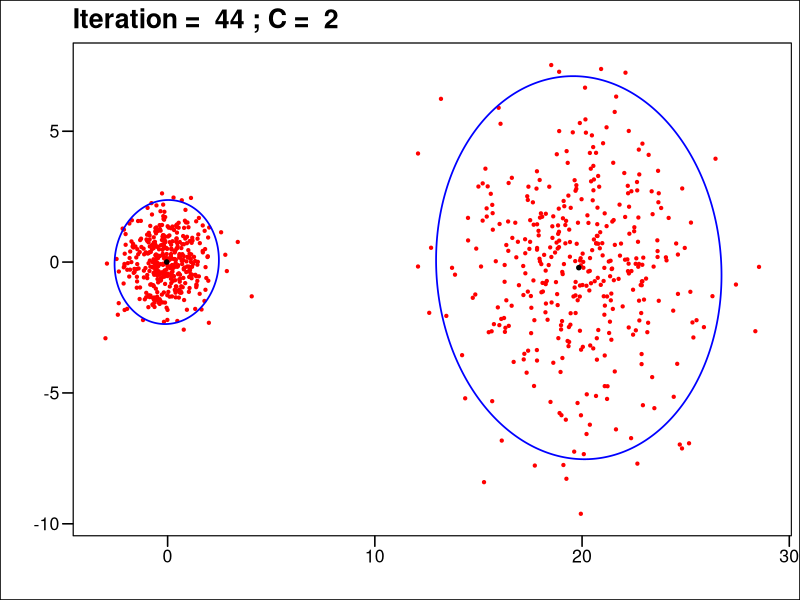
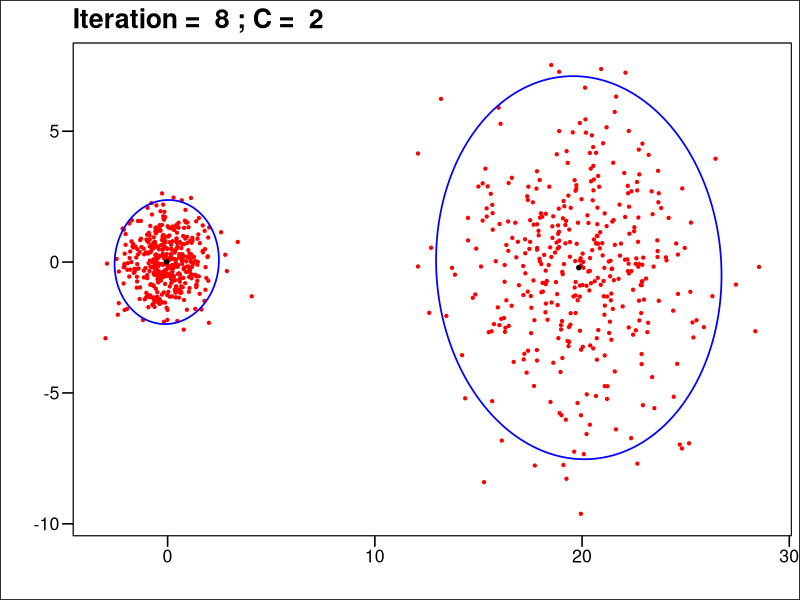
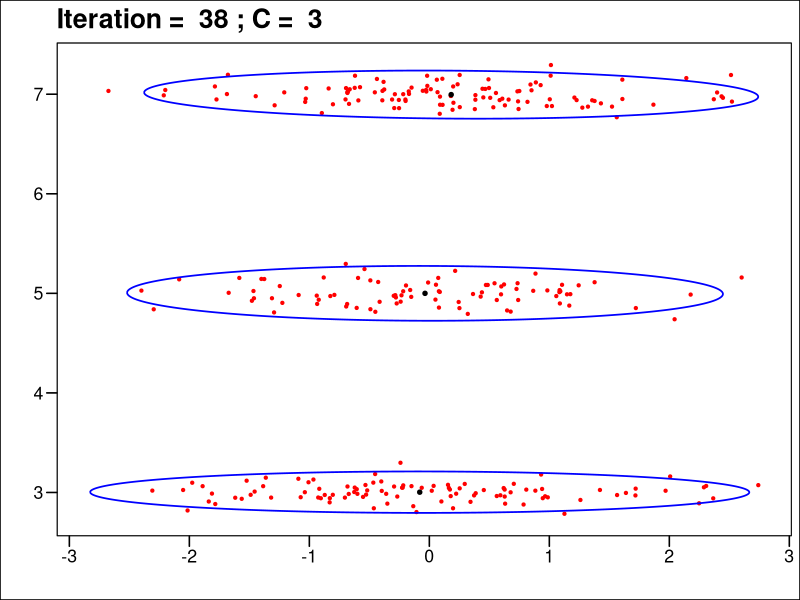
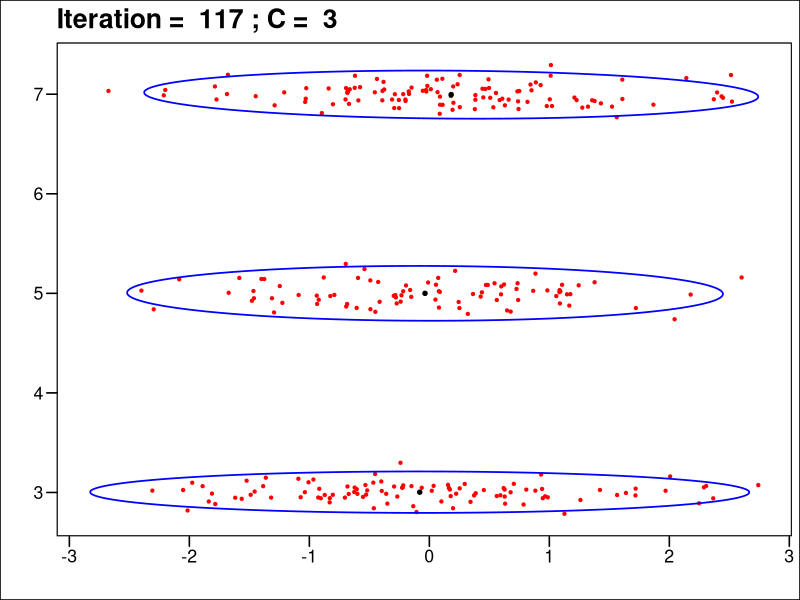
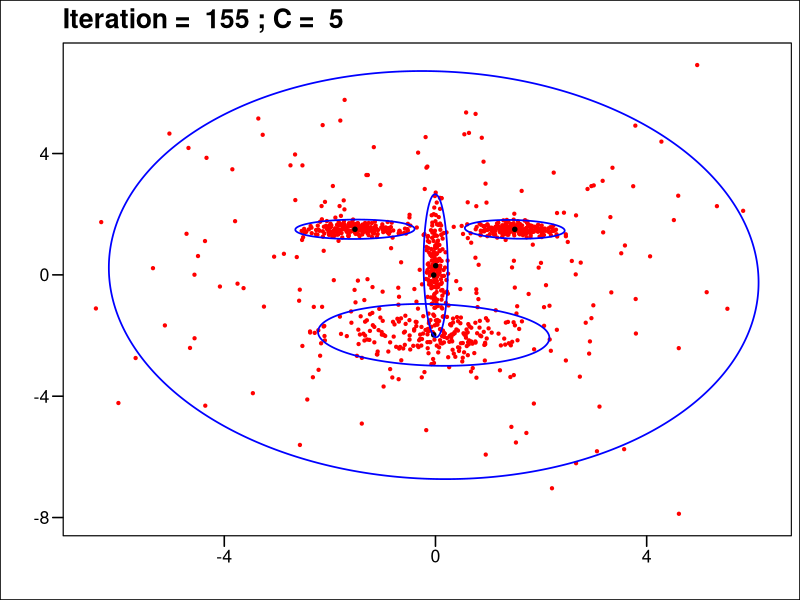
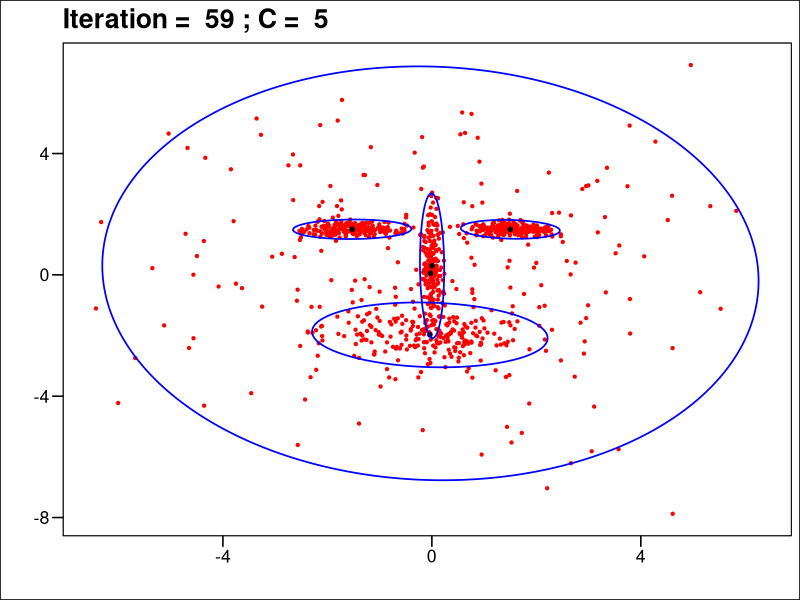
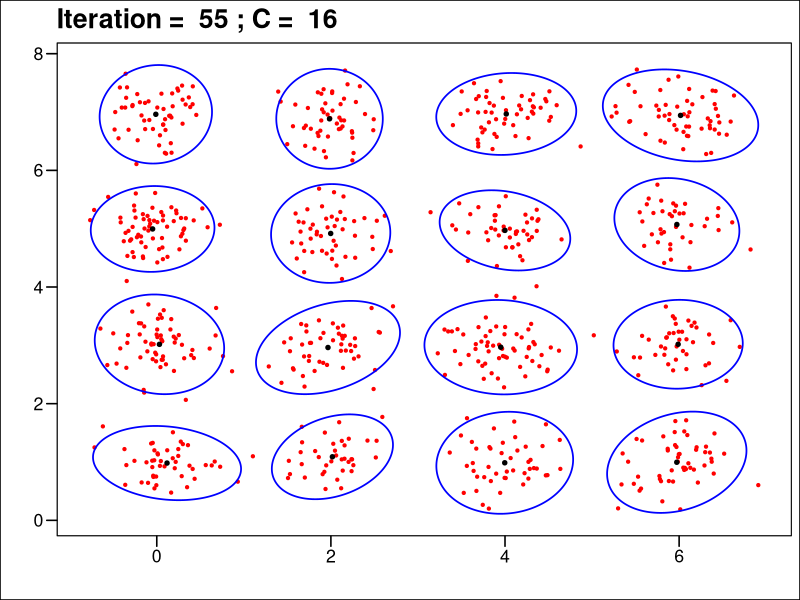
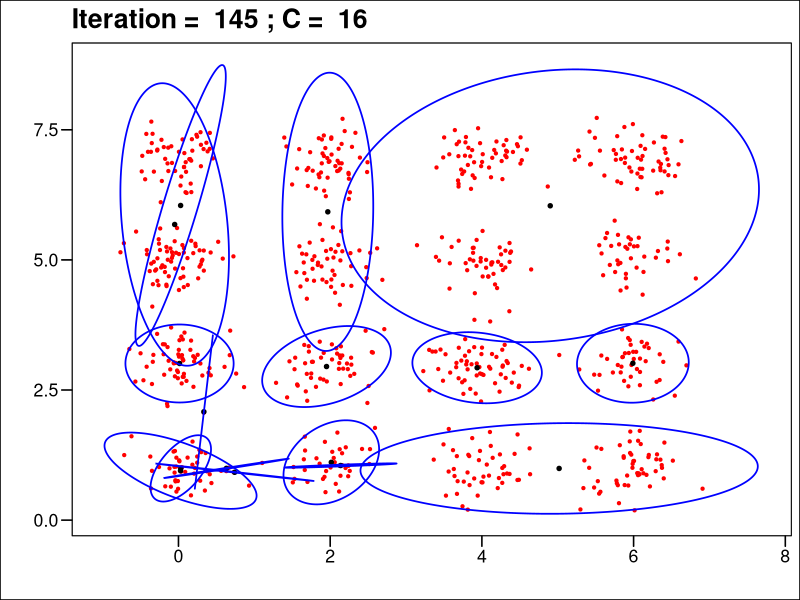

Here is the R script that generated these plots, in order:
## ---- chunk 1
# Package
library(mvtnorm)
library(Matrix)
library(ggplot2)
library(ggthemes)
## ---- chunk 2
estep <- function(X, p, mu, sigma) {
  N <- nrow(X)  # Number of samples
  K <- length(p)  # Number of components
  Z <- matrix(0,nrow=N,ncol=K) # Initiate Z
  for (k in 1:K) {
    Z[, k] <- p[k] * dmvnorm(X, mean = mu[k, ], sigma = as.matrix(sigma[[k]]))
  }
  row_sums <- rowSums(Z)
  Z <- Z / row_sums
  Z
}
## ---- chunk 3
Robust_EM<-function(X, tol = 1e-4){
  
  # Step 1 - Initiate beta, c, p, mu
  n<-nrow(X)  # Number of samples
  P<-ncol(X) # Number of variables
  beta<-1
  c<-n # Number of clusters
  p<-rep(1/n,n)
  mu<-X # each row of X will be a mu
  
  # Step 2 - Initiate Sigma
  dist_matrix<-matrix(0,nrow=n,ncol=n)
  for (k in 1:n) {
    for (i in 1:n) {
      dist_matrix[k,i]<-sqrt(sum((X[i,]-mu[k,])^2))
    }
  }
  dist_matrix<-t(apply(dist_matrix,1,sort))
  dist_matrix<-dist_matrix[,2:n]
  Q<-min(dist_matrix)*diag(x=1,nrow=P)
  gamma<-0.0001
  sigma <- lapply(1:n, function(i) (1-gamma)*dist_matrix[i,ceiling(sqrt(c))]*diag(x=1,nrow=P)+gamma*Q)
  
  # Step 3 - Compute Z
  Z <- matrix(0,nrow=n,ncol=n)
  Z <- estep(X, p, mu, sigma)
  iteration <- 1
  
  # Step 4 - Compute mu
  for (k in 1:n) {
      mu[k,] <- colSums(Z[, k] * X) / sum(Z[, k])
  }
  
  # Start iteration
  for (i in 1:1000) {
    
    # Step 5 - Update p
    options(digits = 22)
    p_prev <- p
    p_em <- colMeans(Z)
    E <- sum(p * log(p))
    p <- p_em  + beta * p * (log(p) - E)
    
    # Step 6 - Compute beta
    eta <- min(1, 0.5^floor(P/2-1))
    beta <- min(sum(exp(-eta*n*abs(p-p_prev)))/c, (1-max(p_em))/(-max(p_prev)*E))
    
    # Step 7 - Update cluster - Update c and adjust p, Z, mu
    index <- which(p>1/n) # Discard cluster with p<=1/n
    c <- length(index)
    p <- p[index]
    p <- p/sum(p)
    Z <- Z[,index]
    Z <- Z/rowMeans(Z)
    mu<-mu[index,]
    mu_prev <- mu
    if(iteration>=60){
      if((c-n)==0){
        beta<-0
      }
    }
    
    # Step 8 - Update Sigma
    sigma <- lapply(1:ncol(Z), function(k) {
        mu_diff <- t(t(X) - mu[k, ])
        cov_matrix <- t(Z[, k] * mu_diff) %*% mu_diff / sum(Z[, k])
        nearPD(cov_matrix)$mat # Ensure positive definiteness
      })
    
    # Step 9 - Update Z
    Z <- estep(X, p, mu, sigma)
    
    # Step 10 - Update mu
    for (k in 1:ncol(Z)) {
        mu[k,] <- colSums(Z[, k] * X) / sum(Z[, k])
    }
    
    # Step 11 - Check convergence - Compare mu_prev and mu
    if(max(apply(mu_prev - mu, 1, function(row) sqrt(sum(row^2))))<tol){
      break
    }else{
      iteration<-iteration+1
    }
  }
  list(p = p, mu = mu, sigma = sigma, iteration = iteration)
}
## ---- chunk 4
# M-step: Update the parameters
mstep <- function(X, Z) {
  N <- nrow(X)
  K <- ncol(Z)
  p <- colMeans(Z)
  mu <- matrix(0, nrow = K, ncol = 2)
  for (k in 1:K) {
    mu[k,] <- colSums(Z[, k] * X) / sum(Z[, k])
  }
  sigma <- lapply(1:K, function(k) {
    mu_diff <- t(t(X) - mu[k, ])
    cov_matrix <- t(Z[, k] * mu_diff) %*% mu_diff / sum(Z[, k])
    nearPD(cov_matrix)$mat
  })
  list(p = p, mu = mu, sigma = sigma)
}

EM <- function(X, max_iter = 1000, tol = 1e-6, K) {
  N <- nrow(X)

  # Initialize the parameters
  p <- rep(1/K, K)  # Mixing proportions
  mu <- matrix(runif(2 * K), ncol = 2)  # Means
  sigma <- lapply(1:K, function(k) diag(runif(2)))  # Covariance matrices
  iteration<-0
    
  # Iterations
  for (iter in 1:max_iter) {
    
    # E-step
    iteration<-iteration+1
    Z <- estep(X, p, mu, sigma)
    
    # M-step
    prev_params <- list(p, mu, sigma)
    params <- mstep(X, Z)
    for (i in 1:K) {
      params[[3]][[i]]<-as.matrix(params[[3]][[i]])
    }
    p <- params[[1]]
    mu <- params[[2]]
    sigma <- params[[3]]
    
    # Check convergence
    if (max(abs(unlist(params) - unlist(prev_params))) < tol) {
      break
    }
  }
  
  # Return the estimated parameters
  list(p = p, mu = mu, sigma = sigma, iteration = iteration)
}
## ---- chunk 5
draw_ellipse <- function(mu, sigma, level = 0.95, n_points) {
  eigen_decomp <- eigen(sigma)
  angles <- seq(0, 2 * pi, length.out = n_points)
  ellipse_points <- sqrt(qchisq(level, df = 2)) * t(eigen_decomp$vectors %*% 
                    diag(sqrt(eigen_decomp$values)) %*% rbind(cos(angles), sin(angles)))
  ellipse_points <- t(t(ellipse_points) + mu)
  ellipse_points
}

draw_cluster <-function(X,mu,sigma,iteration){
  n<-nrow(X)
  dat1<-data.frame(X)
  dat2<-data.frame(mu)
  cluster_plot <- ggplot(dat1,mapping = aes(X1,X2))+
    geom_point(size=.8,col="red")+
    geom_point(data=dat2,mapping = aes(X1,X2),size=1.2)+
    theme_base()+
    xlab("")+
    ylab("")+
    labs(title = paste("Iteration = ",iteration,"; C = ", nrow(mu)))
  for (i in 1:nrow(mu)) {
    dat3<-draw_ellipse(mu[i,],sigma[[i]],n_points=n)
    cluster_plot<-cluster_plot+
      geom_path(dat=data.frame(dat3),mapping = aes(X1,X2),col="blue",linewidth=.6)
  }
  cluster_plot
  
}
## ---- chunk 6
set.seed(111)
p1 <- c(0.5, 0.5)  
mu1 <- list(
  matrix(c(0, 0), nrow = 2),  
  matrix(c(20, 0), nrow = 2)
)
sigma1 <- list(
  matrix(c(1, 0, 0, 1), nrow = 2), 
  matrix(c(9, 0, 0, 9), nrow = 2)
)

N1 <- 800
J1 <- sample(1:length(p1), N1, replace = TRUE, prob = p1) 
X1 <- matrix(NA, nrow = N1, ncol = 2)  
Z1 <- matrix(0, nrow = N1, ncol = length(p1))

for (i in 1:N1) {
  j <- J1[i]  
  mu_i <- mu1[[j]] 
  sigma_i <- sigma1[[j]] 
  X1[i,] <- rmvnorm(1, mean = mu_i, sigma = sigma_i)
  Z1[i,j] <- 1
}
## ---- chunk 7
result1 <- Robust_EM(X1)
result1
## ---- chunk 8
draw_cluster(X1, result1$mu, result1$sigma, result1$iteration)
## ---- chunk 9
result1.1<-EM(X1,K=2)
draw_cluster(X1, result1.1$mu, result1.1$sigma, result1.1$iteration)
## ---- chunk 10
set.seed(222)
p2 <- c(1/3, 1/3, 1/3)  
mu2 <- list(
  matrix(c(0, 3), nrow = 2),  
  matrix(c(0, 5), nrow = 2),
  matrix(c(0, 7), nrow = 2)
)
sigma2 <- list(
  matrix(c(1.2, 0, 0, 0.01), nrow = 2), 
  matrix(c(1.2, 0, 0, 0.01), nrow = 2),
  matrix(c(1.2, 0, 0, 0.01), nrow = 2)
)

N2 <- 300
J2 <- sample(1:length(p2), N2, replace = TRUE, prob = p2) 
X2 <- matrix(NA, nrow = N2, ncol = 2)  
Z2 <- matrix(0, nrow = N2, ncol = length(p2))

for (i in 1:N2) {
  j <- J2[i]  
  mu_i <- mu2[[j]] 
  sigma_i <- sigma2[[j]] 
  X2[i,] <- rmvnorm(1, mean = mu_i, sigma = sigma_i)
  Z2[i,j] <- 1
}
## ---- chunk 11
result2 <- Robust_EM(X2)
result2
## ---- chunk 12
draw_cluster(X2, result2$mu, result2$sigma, result2$iteration)
## ---- chunk 13
result2.1<-EM(X2,K=3)
draw_cluster(X2, result2.1$mu, result2.1$sigma, result2.1$iteration)
## ---- chunk 14
set.seed(33)
p3 <- rep(0.2,5)
mu3 <- list(
  matrix(c(0, 0), nrow = 2),  
  matrix(c(0, 0), nrow = 2),
  matrix(c(-1.5, 1.5), nrow = 2),
  matrix(c(1.5, 1.5), nrow = 2),
  matrix(c(0, -2), nrow = 2)
)
sigma3 <- list(
  matrix(c(0.01, 0, 0, 1.25), nrow = 2), 
  matrix(c(8, 0, 0, 8), nrow = 2),
  matrix(c(0.2, 0, 0, 0.015), nrow = 2),
  matrix(c(0.2, 0, 0, 0.015), nrow = 2),
  matrix(c(1, 0, 0, 0.2), nrow = 2)
)

N3 <- 1000
J3 <- sample(1:length(p3), N3, replace = TRUE, prob = p3) 
X3 <- matrix(NA, nrow = N3, ncol = 2)  
Z3 <- matrix(0, nrow = N3, ncol = length(p3))

for (i in 1:N3) {
  j <- J3[i]  
  mu_i <- mu3[[j]] 
  sigma_i <- sigma3[[j]] 
  X3[i,] <- rmvnorm(1, mean = mu_i, sigma = sigma_i)
  Z3[i,j] <- 1
}
## ---- chunk 15
result3 <- Robust_EM(X3)
result3
## ---- chunk 16
draw_cluster(X3, result3$mu, result3$sigma, result3$iteration)
## ---- chunk 17
result3.1<-EM(X3,K=5)
draw_cluster(X3, result3.1$mu, result3.1$sigma, result3.1$iteration)
## ---- chunk 18
set.seed(444)
p4 <- rep(1/16,16)
grid_x <- c(0, 2, 4, 6)
grid_y <- c(1, 3, 5, 7)
grid <- expand.grid(grid_x, grid_y)
mu4 <- lapply(1:nrow(grid), function(i) matrix(c(grid[i, 1], grid[i, 2]), nrow = 2))

sigma4_entry <- matrix(c(0.1, 0, 0, 0.1), nrow = 2)
sigma4 <- replicate(16, sigma4_entry, simplify = FALSE)

N4 <- 16*50
J4 <- sample(1:length(p4), N4, replace = TRUE, prob = p4) 
X4 <- matrix(NA, nrow = N4, ncol = 2)  
Z4 <- matrix(0, nrow = N4, ncol = length(p4))

for (i in 1:N4) {
  j <- J4[i]  
  mu_i <- mu4[[j]] 
  sigma_i <- sigma4[[j]] 
  X4[i,] <- rmvnorm(1, mean = mu_i, sigma = sigma_i)
  Z4[i,j] <- 1
}
## ---- chunk 19
result4 <- Robust_EM(X4)
result4
## ---- chunk 20
draw_cluster(X4, result4$mu, result4$sigma, result4$iteration)
## ---- chunk 21
result4.1<-EM(X4,K=16)
draw_cluster(X4, result4.1$mu, result4.1$sigma, result4.1$iteration)
